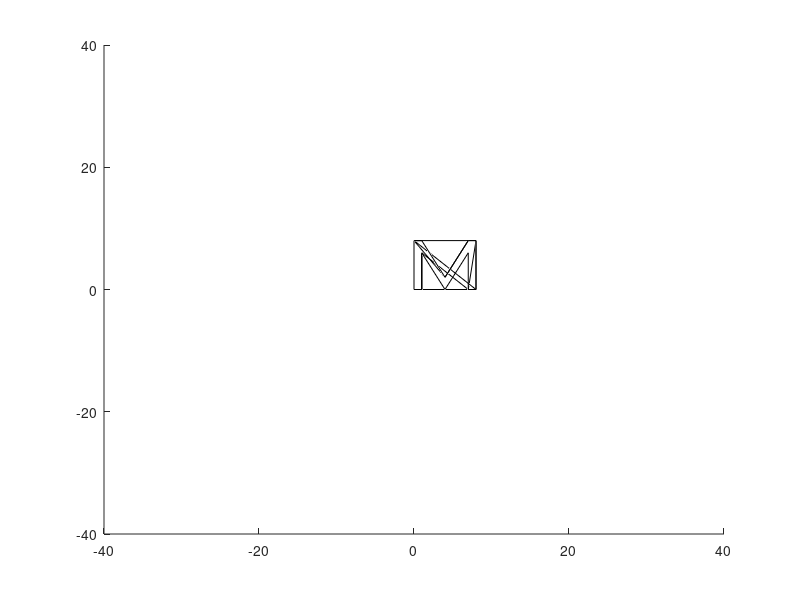

Reproduce this figure in MATLAB.
% x3=[0 1 1 4 7 7 8 8 7 4 1 0 0 0 1 1 4 7 7 8 8 7 4 1 0 0 ;
%     0 0 6 0 6 0 0 8 8 2 8 8 0 0 0 6 0 6 0 0 8 8 2 8 8 0;
%     0 0 0 0 0 0 0 0 0 0 0 0 0 1 1 1 1 1 1 1 1 1 1 1 1 1 ;
%     1 1 1 1 1 1 1 1 1 1 1 1 1 1 1 1 1 1 1 1 1 1 1 1 1 1 ];
% 
% x_s=[0 0 0 0 0 ; 0 0 8 8 0;0 1 1 0 0]

% plot3(x3(1,:),x3(2,:),x3(3,:));
hold on;



back_v=[4 4 1 1 4 4 7 7 4;
    2 2 8 8 2 2 8 8 2;
    0 1 1 0 0 1 1 0 0]

front_v=[1 1 4  7 7 4 1;
    6 6 0  6 6 0 6;
    0 1 1  1 0 0 0]

back_r=[0 1 1 0 ;
    8 8 8 8 ;
    0 0 1 1 ];

back_l=[7  8 8 7 7;
    8 8 8 8 8;
    0 0 1 1 0];

front_l=[0 1 1 0  ;
    0 0 0 0 ;
    0 0 1 1 ];

front_r=[7 8 8 7 7;
    0 0 0 0 0;
    0 0 1 1 0];
insider_l=[1 1 1 1 1;
    0 6 6 0 0;
    0 0 1 1 0]
insider_r=[7 7 7 7 7 ;
    0 0 6 6 0;
    0 1 1 0 0];
side_l=[0 0 0 0 ;
    0 0 8 8 ;
    0 1 1 0 ]
side_r=[8 8 8 8 ;
        0 0 8 8 ;
        0 1 1 0 ]
    
 side=[front_l side_l back_l back_v back_r side_r front_r insider_r front_v insider_l side_r ]
plot3(side(1,:),side(2,:),side(3,:),'k');
%     plot3(front_v(1,:),front_v(2,:),front_v(3,:));
%     plot3(back_l(1,:),back_l(2,:),back_l(3,:));
%     plot3(back_r(1,:),back_r(2,:),back_r(3,:));
%     plot3(front_l(1,:),front_l(2,:),front_l(3,:));
%     plot3(front_r(1,:),front_r(2,:),front_r(3,:));
%     plot3(insider_l(1,:),insider_l(2,:),insider_l(3,:));
%     plot3(insider_r(1,:),insider_r(2,:),insider_r(3,:));
%     plot3(side_l(1,:),side_l(2,:),side_l(3,:));
%     plot3(side_r(1,:),side_r(2,:),side_r(3,:));
    axis([-40 40 -40 40 -40 40]);
    